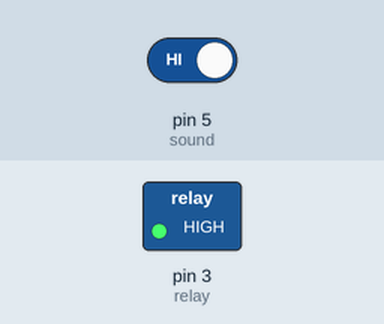
Bench run of a sketch on a simulated Arduino Uno, built with avr-gcc and run on an emulated ATmega328P. On the bench: switched loads named in the sketch (green lamp = pin HIGH). Inputs (shaded band) come from the test bench; at power-on: pin 5 (sound) HIGH.

Above: at 4.8 s.
4.9 s: pin 5 (sound) driven LOW
At 7.0 s:
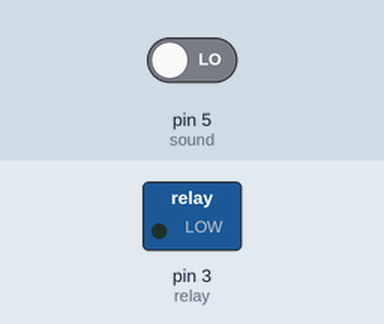
7.6 s: pin 5 (sound) driven HIGH
At 8.2 s:
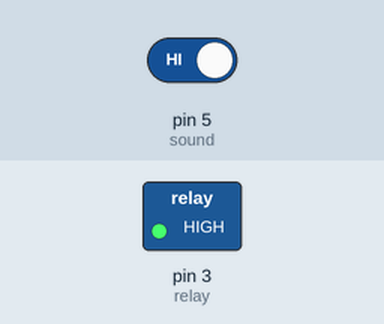
Timing chart, 0 to 10.6 s (numbered marks = the images above; inputs shaded):
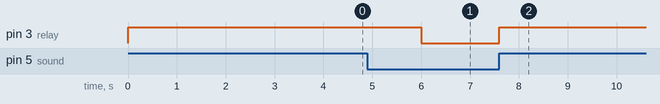

Measured:
- after the input at 4.9 s, pin 3 (relay): HIGH → LOW after 1.1 s
- after the input at 7.6 s, pin 3 (relay): LOW → HIGH at once

The sketch:

Led_Sound.ino
```cpp
int relay = 3;
int sound = 5;
void setup() {
  pinMode(relay, OUTPUT);
  pinMode(sound, INPUT);
}

void loop() {
  int data = digitalRead(sound);
  if(data == 0)
  {
    digitalWrite(relay, 0);
  }
  else
  {
    digitalWrite(relay, 1);
    delay(2000);
  }
}
```
